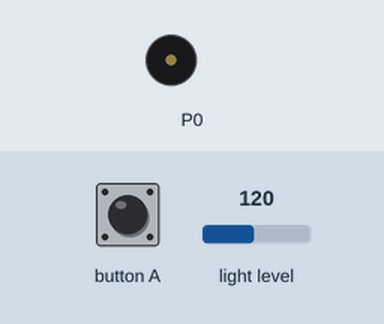
This program was run on a simulated BBC micro:bit (MakeCode). On the bench: buzzer (waves = sounding). The inputs (shaded band) are chosen by the test bench; at power-on: light level 120.

Above: at 1.2 s.
1.3 s: button A pressed for 0.15 s
At 1.4 s:
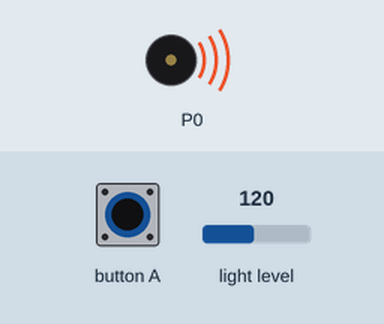
2.9 s: button A pressed for 3.2 s
At 7.5 s:
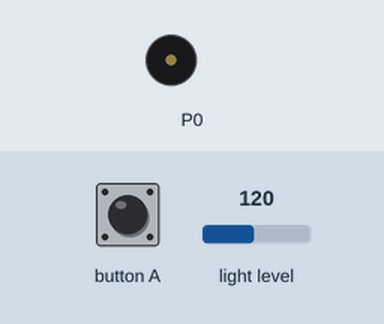
Timing chart, 0 to 9.0 s (numbered marks = the images above; inputs shaded):
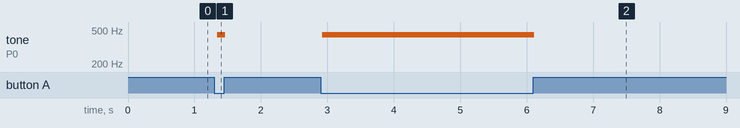

The program:

main.ts
```typescript
let 今の明るさ = 0
basic.forever(function () {
    if (input.buttonIsPressed(Button.A)) {
        今の明るさ = input.lightLevel()
        if (今の明るさ < 40) {
            music.ringTone(262)
        } else if (今の明るさ < 60) {
            music.ringTone(294)
        } else if (今の明るさ < 80) {
            music.ringTone(330)
        } else if (今の明るさ < 100) {
            music.ringTone(349)
        } else if (今の明るさ < 120) {
            music.ringTone(392)
        } else if (今の明るさ < 140) {
            music.ringTone(440)
        } else if (今の明るさ < 160) {
            music.ringTone(494)
        } else {
            music.ringTone(523)
        }
    } else {
        music.rest(music.beat(BeatFraction.Sixteenth))
    }
})
```

test.ts
```typescript
// テストはここに来ます。このパッケージが拡張機能として使用されるときにはコンパイルされません。
```

Measured:
- after the input at 1.3 s, tone on P0: silent → 440 Hz after 0.05 s, → silent 0.12 s later
- after the input at 2.9 s, tone on P0: silent → 440 Hz at once, → silent 3.2 s later
